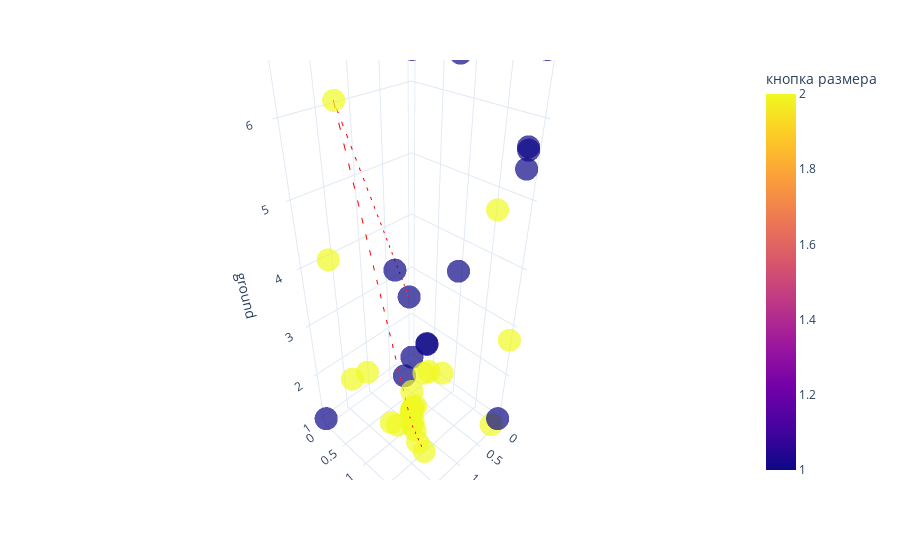

Notebook source saved alongside this figure:
### Code cell
fig = px.scatter_3d(steps_df, x='coffee', y='size', z='ground', 
                    color='кнопка размера', 
                    opacity=0.7, 
                    color_discrete_sequence=px.colors.qualitative.Alphabet)
# this is best path, plot it as a  directional line in 3d
best_option = steps_df.iloc[prob.ibest_seq].drop_duplicates()
# Create the line plot
gradient = best_option.index

line_plot = px.line_3d(best_option, x='coffee', y='size', z='ground')
line_plot['data'][0]['line']['color'] = '#FF0000'
line_plot['data'][0]['line']['dash'] = 'dash'
fig.add_trace(line_plot.data[0])
fig.update_layout(title='')

fig.update_layout(template='plotly_white')

go.Figure(fig).show()

### Figure 1 — Plotly figure (JSON) as saved in the notebook; plotly's stock layout.template omitted (floating-point values rounded to 4 significant figures)
{"data": [{"hovertemplate": "coffee=%{x}<br>size=%{y}<br>ground=%{z}<br>кнопка размера=%{marker.color}<extra></extra>", "legendgroup": "", "marker": {"color": [1, 1, 2, 2, 2, 1, 2, 1, 1, 2, 2, 2, 1, 2, 2, 2, 2, 2, 1, 2, 1, 2, 2, 1, 1, 2, 2, 1, 2, 2, 2, 2, 1, 1, 1, 1, 1, 2, 2, 2, 2, 2, 2], "coloraxis": "coloraxis", "opacity": 0.7, "symbol": "circle"}, "mode": "markers", "name": "", "scene": "scene", "showlegend": false, "type": "scatter3d", "x": [0.4639, 0.7011, 1.857, 1.67, 1.564, 0.8555, 1.266, 1.15, 0.1688, 0.3043, 1.264, 1.258, 1.2, 1.225, 1.214, 1.165, 1.211, 1.175, 0.1845, 1.186, 0.1234, 1.164, 1.213, 0.7197, 2.0, 0.0, 2.0, 0.0, 0.0, 0.172, 0.02989, 0.0, 0.7562, 0.1123, 0.0, 2.0, 0.03181, 1.244, 1.305, 1.675, 1.761, 1.562, 1.602], "y": [0.4042, 1.023, 0.7836, 0.09786, 0.2285, 1.514, 1.272, 0.8352, 1.976, 1.755, 1.333, 1.388, 1.044, 1.21, 1.227, 1.245, 1.211, 1.204, 2.0, 1.21, 1.955, 1.165, 1.214, 1.038, 2.0, 0.0, 2.0, 0.0, 2.0, 2.0, 0.7843, 2.0, 1.582, 2.0, 2.0, 0.0, 0.0, 1.571, 1.575, 1.249, 0.8808, 1.26, 1.815], "z": [2.924, 2.489, 6.338, 4.052, 1.781, 6.727, 1.324, 3.994, 5.729, 4.916, 1.261, 1.004, 2.201, 1.554, 1.612, 1.665, 1.612, 1.283, 5.479, 1.62, 5.671, 1.44, 1.592, 2.527, 7.0, 6.823, 3.273, 1.0, 7.0, 1.0, 1.182, 2.756, 4.153, 6.722, 1.0, 1.0, 7.0, 2.72, 1.0, 1.735, 2.574, 1.582, 3.135]}, {"hovertemplate": "coffee=%{x}<br>size=%{y}<br>ground=%{z}<extra></extra>", "legendgroup": "", "line": {"color": "#FF0000", "dash": "dash"}, "marker": {"symbol": "circle"}, "mode": "lines", "name": "", "scene": "scene", "showlegend": false, "type": "scatter3d", "x": [0.4639, 1.857, 1.266, 1.305], "y": [0.4042, 0.7836, 1.272, 1.575], "z": [2.924, 6.338, 1.324, 1.0]}], "layout": {"coloraxis": {"colorbar": {"title": {"text": "кнопка размера"}}, "colorscale": [[0.0, "#0d0887"], [0.1111, "#46039f"], [0.2222, "#7201a8"], [0.3333, "#9c179e"], [0.4444, "#bd3786"], [0.5556, "#d8576b"], [0.6667, "#ed7953"], [0.7778, "#fb9f3a"], [0.8889, "#fdca26"], [1.0, "#f0f921"]]}, "legend": {"tracegroupgap": 0}, "margin": {"t": 60}, "scene": {"domain": {"x": [0.0, 1.0], "y": [0.0, 1.0]}, "xaxis": {"title": {"text": "coffee"}}, "yaxis": {"title": {"text": "size"}}, "zaxis": {"title": {"text": "ground"}}}, "title": {"text": ""}}}
